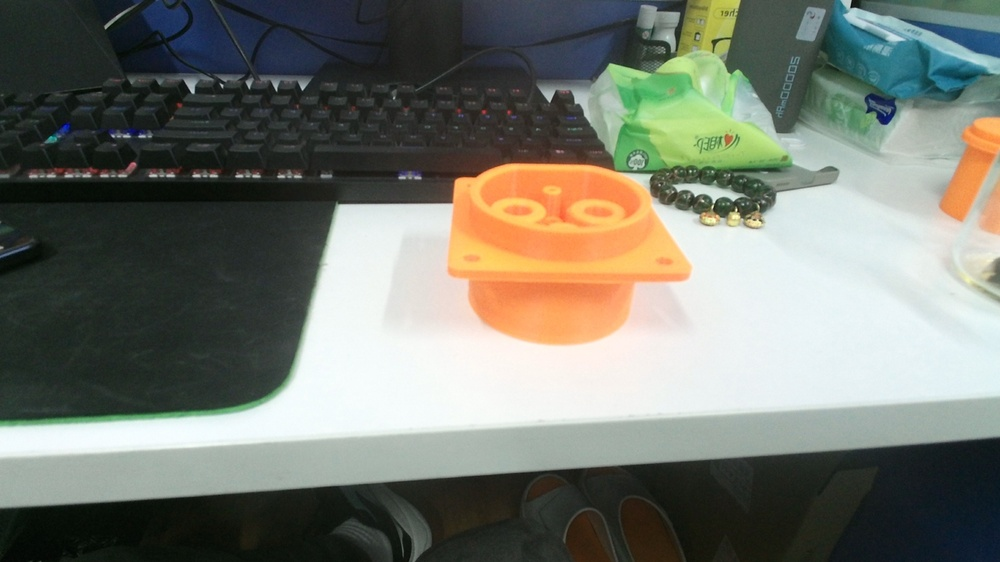
#> input picture dataset/vision/images/historical/06beec4f711fc15da587720f32b6710ed3fcb1ab57232e88fa642837bf7a8a6f.jpg, 1000 x 562 px, shrunk from 1920 x 1080 before the run
$ python -i enhance.py   (imports and definitions only)   (older library calls are emulated)
#> lines starting #> are read from the running program, lines starting #| are printed output that depends on the picture; after the words box and inside, x2 and y2 are one past the last pixel; in counts of white or black regions, pixels touching at a corner belong together
"""In-memory illumination enhancement and adaptive edge extraction."""
from __future__ import annotations

import os
from typing import Any

import cv2
import numpy as np


# Keep the final image stable for Canny: normalize illumination, avoid excessive local contrast,
# then sharpen only edge regions so flat metal surfaces do not turn into noise.
TARGET_MEAN = 112.0
GAMMA_MIN = 0.75
GAMMA_MAX = 1.45
ILLUMINATION_BLUR_RATIO = 0.085
CLAHE_TILE_GRID_SIZE = (8, 8)
CLAHE_CLIP_MIN = 1.2
CLAHE_CLIP_MAX = 2.4
BILATERAL_D = 7
BILATERAL_SIGMA_COLOR = 42
BILATERAL_SIGMA_SPACE = 42
SHARPEN_SIGMA = 1.15
SHARPEN_AMOUNT_MIN = 0.20
SHARPEN_AMOUNT_MAX = 0.55
EDGE_SHARPEN_PCT = 72


# 预处理参数
CLAHE_CLIP = 2.0
CLAHE_GRID = (8, 8)

EDGE_BILATERAL_D = 5
EDGE_BILATERAL_SIGMA_COLOR = 50
EDGE_BILATERAL_SIGMA_SPACE = 50

# 边缘方法：canny / morph / hybrid
# 默认使用 canny；hybrid 会补齐小孔边缘，但在当前样张上容易把大孔与外圈粘连。
EDGE_METHOD = os.environ.get("VISION_EDGE_METHOD", "canny").strip().lower()

# 自适应 Canny 参数
# 推荐先用这个范围：
# HIGH_PCT 80~90
# LOW_RATIO 0.35~0.55
HIGH_PCT = 90
LOW_RATIO = 0.35

# 形态学梯度用于补充孔位闭合轮廓
MORPH_GRAD_KERNEL = 5
MORPH_GRAD_PCT = 82

# 形态学
CLOSE_KERNEL = 6
CLOSE_ITER = 1

# 结构区域掩膜：抑制桌面、外框边缘，保留中心孔位区域
ENABLE_STRUCTURE_MASK = True
STRUCTURE_MASK_RX_RATIO = 0.48
STRUCTURE_MASK_RY_RATIO = 0.42

# 小连通域去除
MIN_COMPONENT_AREA = 20
# =========================


# [53 lines left out: functions image_stats, choose_gamma, gamma_correction, odd_kernel_from_shape, normalize_illumination, choose_clahe_clip, not called in this run]


def limited_unsharp(gray: np.ndarray) -> tuple[np.ndarray, np.ndarray, float]:
    gx = cv2.Sobel(gray, cv2.CV_32F, 1, 0, ksize=3)
    gy = cv2.Sobel(gray, cv2.CV_32F, 0, 1, ksize=3)
    grad = cv2.magnitude(gx, gy)
    grad_u8 = cv2.convertScaleAbs(grad)

    valid = grad_u8[grad_u8 > 0]
    edge_thresh = int(np.percentile(valid, EDGE_SHARPEN_PCT)) if valid.size >= 50 else 24
    edge_mask = (grad_u8 >= edge_thresh).astype(np.float32)
    edge_mask = cv2.GaussianBlur(edge_mask, (0, 0), sigmaX=1.0)

    contrast = float(np.std(gray))
    amount = np.interp(contrast, [24.0, 64.0], [SHARPEN_AMOUNT_MAX, SHARPEN_AMOUNT_MIN])
    amount = float(np.clip(amount, SHARPEN_AMOUNT_MIN, SHARPEN_AMOUNT_MAX))

    blur = cv2.GaussianBlur(gray, (0, 0), sigmaX=SHARPEN_SIGMA, sigmaY=SHARPEN_SIGMA)
    sharp = cv2.addWeighted(gray, 1.0 + amount, blur, -amount, 0)
    blended = gray.astype(np.float32) * (1.0 - edge_mask) + sharp.astype(np.float32) * edge_mask
    return np.clip(blended, 0, 255).astype(np.uint8), grad_u8, amount


# [201 lines left out: functions preprocess_roi, remove_small_components, build_structure_mask, preprocess, compute_adaptive_thresholds, morph_gradient_edges and 2 more, not called in this run]

>>> import cv2
>>> picture = cv2.imread('../../dataset/vision/images/historical/06beec4f711fc15da587720f32b6710ed3fcb1ab57232e88fa642837bf7a8a6f.jpg', cv2.IMREAD_GRAYSCALE)
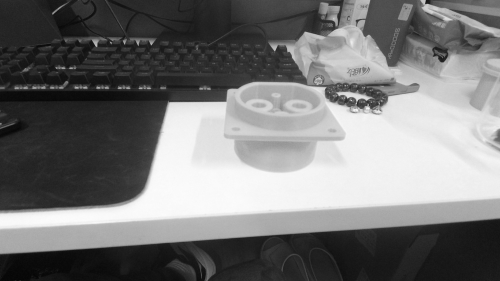
#> picture: shape (562, 1000) (shown at 1/2 size); min 4, max 254, mean 118.8
>>> result = limited_unsharp(picture)
#> in limited_unsharp, `gx = cv2.Sobel(gray, cv2.CV_32F, 1, 0, ksize=3)`:
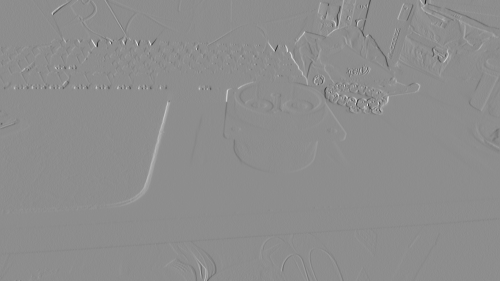
#> gx: shape (562, 1000) float32 (shown at 1/2 size); min -803, max 644, mean 0.6; drawn with min black and max white
#> in limited_unsharp, `gy = cv2.Sobel(gray, cv2.CV_32F, 0, 1, ksize=3)`:
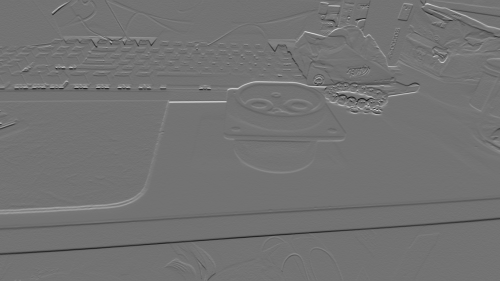
#> gy: shape (562, 1000) float32 (shown at 1/2 size); min -571, max 694, mean -0.5; drawn with min black and max white
#> in limited_unsharp, `grad = cv2.magnitude(gx, gy)`:
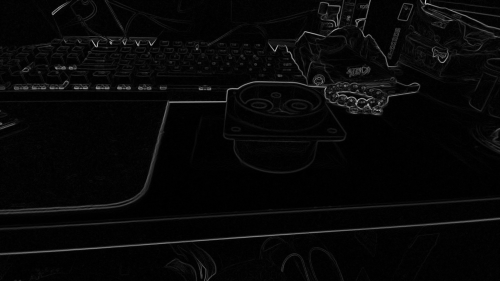
#> grad: shape (562, 1000) float32 (shown at 1/2 size); min 0, max 824.8, mean 25.1; drawn with min black and max white
#> in limited_unsharp, `grad_u8 = cv2.convertScaleAbs(grad)`:
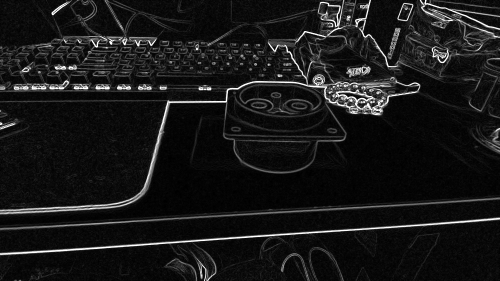
#> grad_u8: shape (562, 1000) (shown at 1/2 size); min 0, max 255, mean 23.8
#> in limited_unsharp, `edge_thresh = int(np.percentile(valid, EDGE_SHARPEN_PCT)) if valid.siz..`: edge_thresh = 18
#> in limited_unsharp, `edge_mask = (grad_u8 >= edge_thresh).astype(np.float32)`:
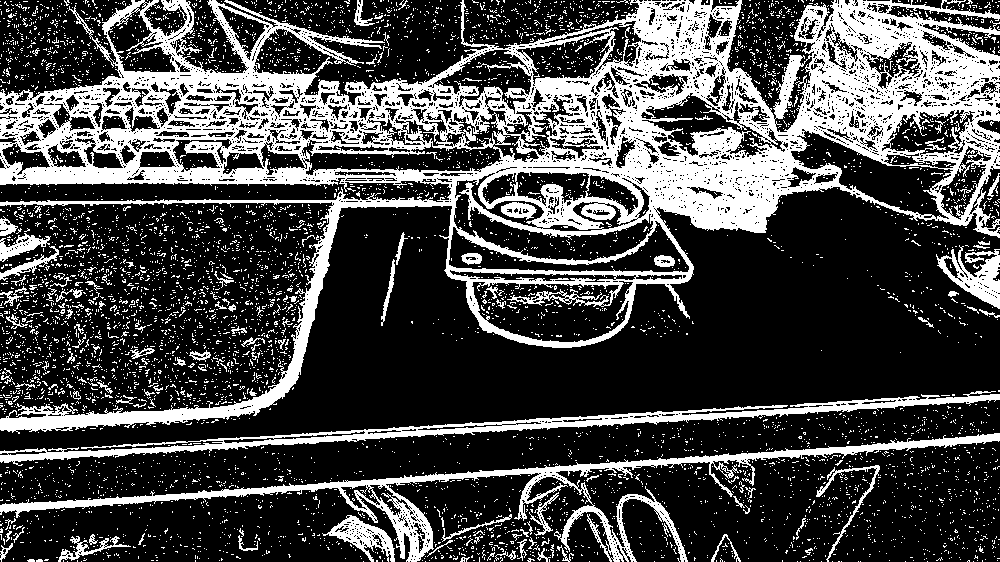
#> edge_mask: shape (562, 1000) float32; values 0 (black) and 1 (white), 28.3% white; 6002 white regions (5868 under 20 px), largest, box (x1, y1, x2, y2) and area: (0, 0, 1000, 434) 111061, (0, 433, 1000, 562) 11852, (0, 391, 1000, 466) 8374
#> in limited_unsharp, `edge_mask = cv2.GaussianBlur(edge_mask, (0, 0), sigmaX=1.0)`:
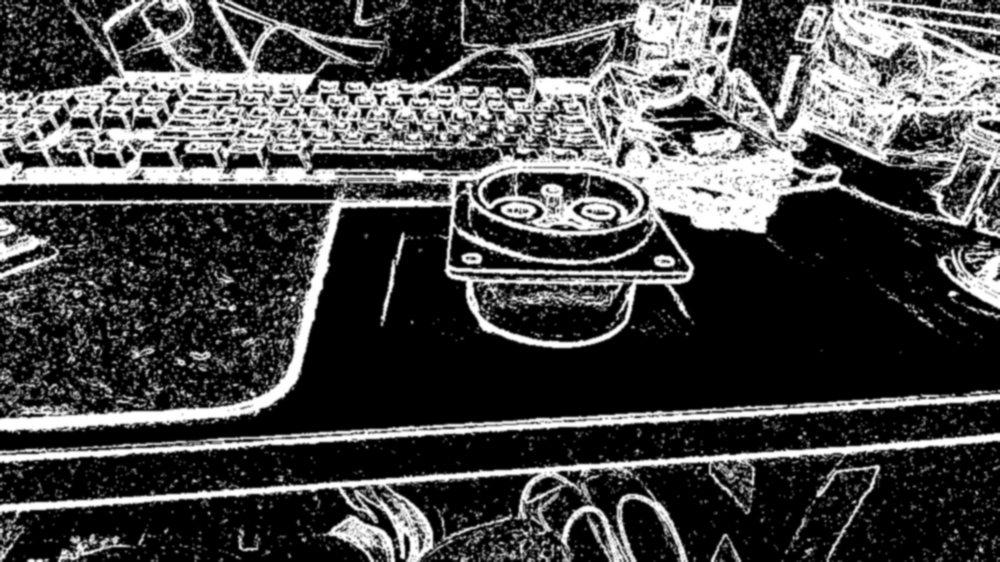
#> edge_mask: shape (562, 1000) float32; min 0, max 1, mean 0.283
#> in limited_unsharp, `contrast = float(np.std(gray))`: contrast = 86.53
#> in limited_unsharp, `amount = np.interp(contrast, [24.0, 64.0], [SHARPEN_AMOUNT_MAX, SHARPE..`: amount = 0.2

$ run again, on dataset/vision/images/historical/072da35f1133cef2fdc1b9615d8a85c99cb94c2af99c5802cc28a9b7ad777637.jpg
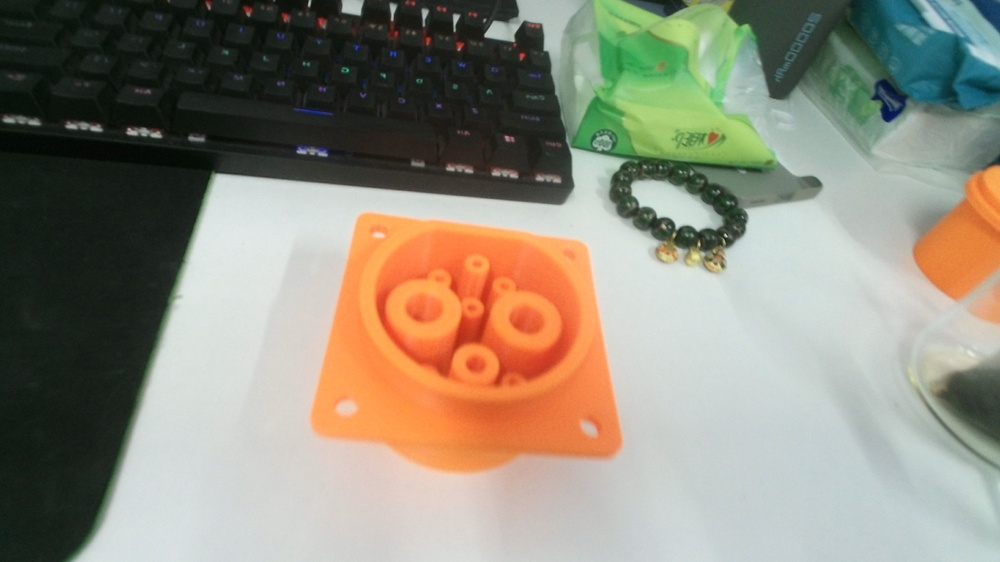
#> input picture dataset/vision/images/historical/072da35f1133cef2fdc1b9615d8a85c99cb94c2af99c5802cc28a9b7ad777637.jpg, 1000 x 562 px, shrunk from 1920 x 1080 before the run
#> in limited_unsharp, `grad_u8 = cv2.convertScaleAbs(grad)`:
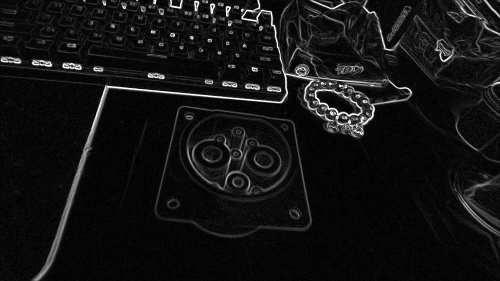
#> grad_u8: shape (562, 1000) (shown at 1/2 size); min 0, max 255, mean 19.2
#> edge_thresh = 15
#> in limited_unsharp, `edge_mask = cv2.GaussianBlur(edge_mask, (0, 0), sigmaX=1.0)`:
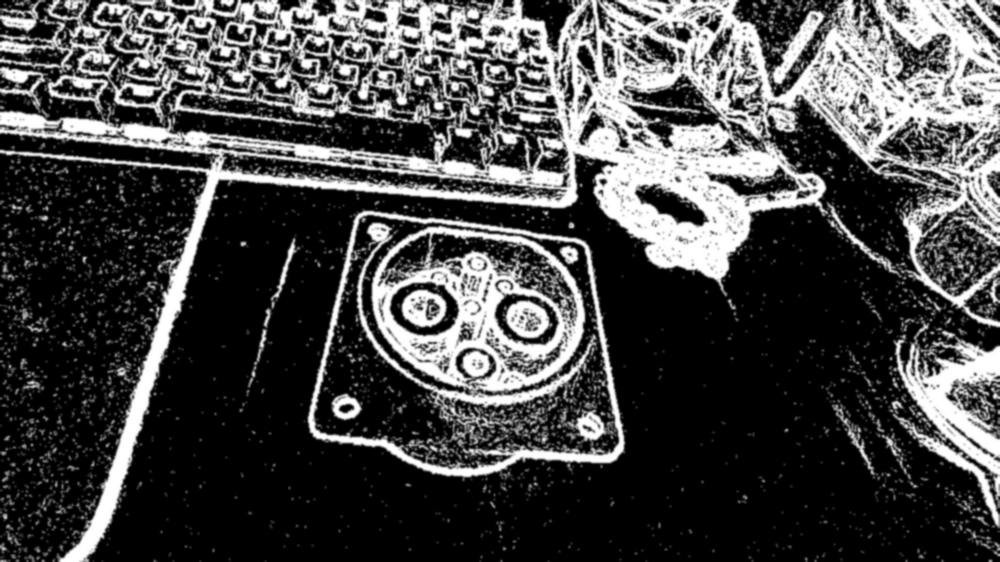
#> edge_mask: shape (562, 1000) float32; min 0, max 1, mean 0.286
#> contrast = 77.13
#> amount = 0.2

$ run again, on dataset/vision/images/historical/081b2ed29bd65e1f4e6ef9e5270bfe1291d50b66742fc4032accb367eb4ec240.jpg
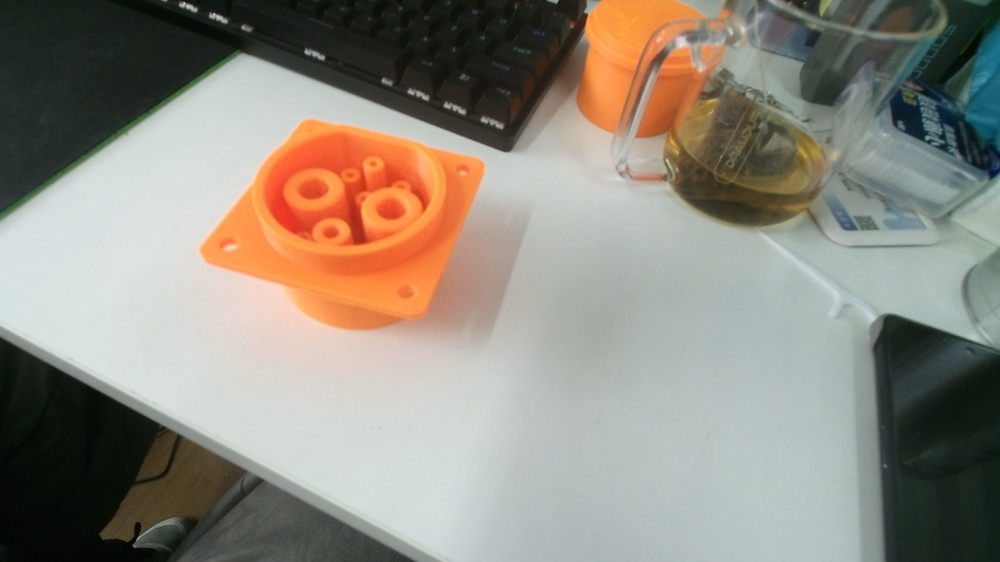
#> input picture dataset/vision/images/historical/081b2ed29bd65e1f4e6ef9e5270bfe1291d50b66742fc4032accb367eb4ec240.jpg, 1000 x 562 px, shrunk from 1920 x 1080 before the run
#> in limited_unsharp, `grad_u8 = cv2.convertScaleAbs(grad)`:
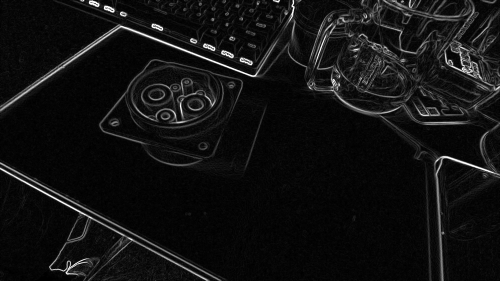
#> grad_u8: shape (562, 1000) (shown at 1/2 size); min 0, max 255, mean 17.7
#> edge_thresh = 14
#> in limited_unsharp, `edge_mask = cv2.GaussianBlur(edge_mask, (0, 0), sigmaX=1.0)`:
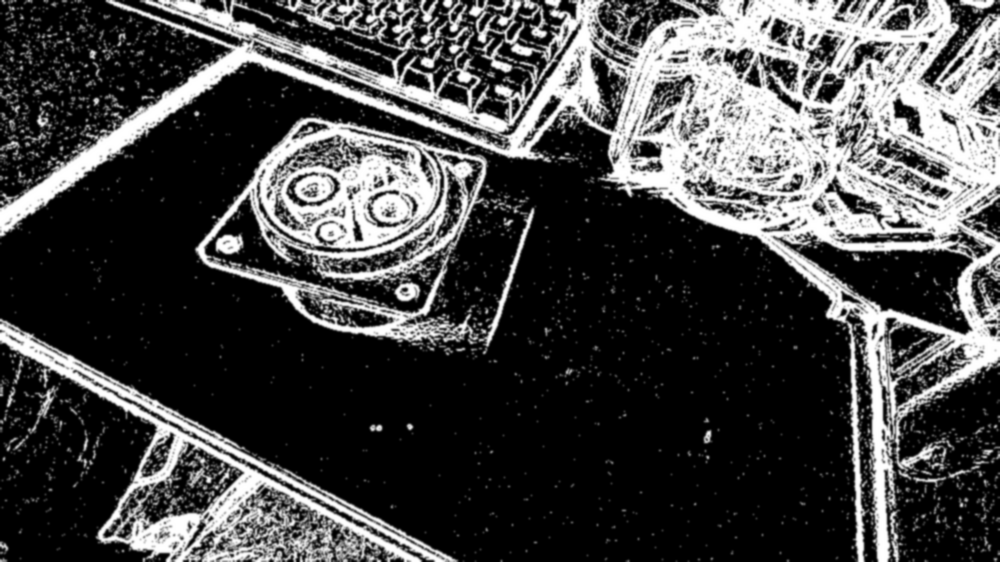
#> edge_mask: shape (562, 1000) float32; min 0, max 1, mean 0.277
#> contrast = 71.78
#> amount = 0.2
